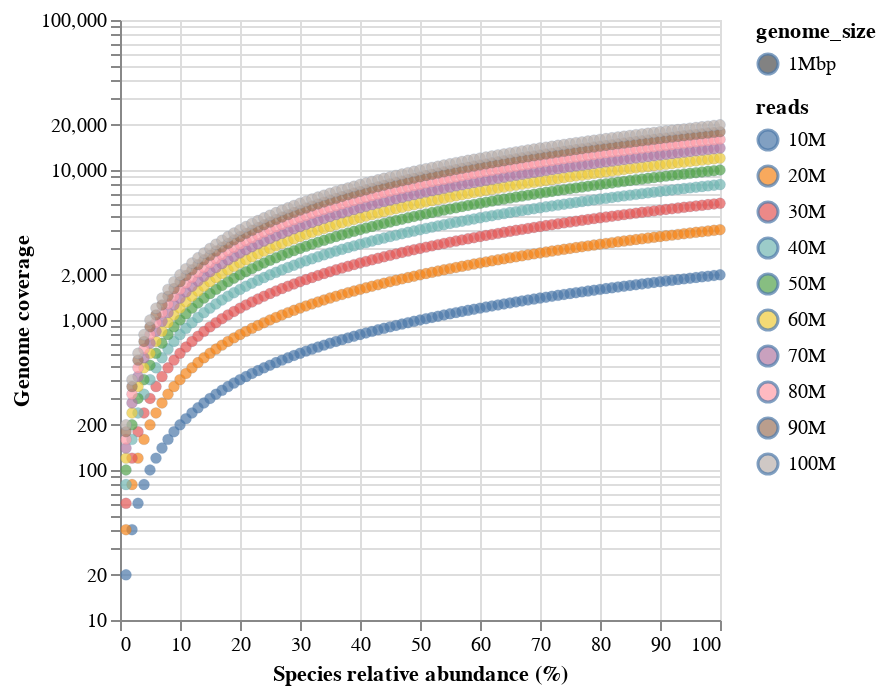

The code cell stored with this chart in its notebook:
### Code cell
# Same plot but with radio buttons for genome size for increased visibility
plotdata = create_plotdata()

genome_size_options = list(plotdata.genome_size.unique())
genome_size_labels = [option + ' ' for option in genome_size_options]

# Create radio button bindings
genome_size_radio_buttons = alt.binding_radio(
    # Add the empty selection which shows all when clicked
    options=genome_size_options + [None],
    labels=genome_size_labels + ['All'],
    name='Genome size: '
)

# Create a selection filter
genome_size_selection = alt.selection_point(
    fields=['genome_size'],
    value="1Mbp",
    bind=genome_size_radio_buttons,
)

# Plot again and add radio buttons
make_plot(plotdata).add_params(
    genome_size_selection
).transform_filter(
    genome_size_selection
)

### Figure 1 — Vega-Lite specification as saved in the notebook (floating-point values rounded to 4 significant figures; data arrays with more than 128 entries replaced by an {"elided": "..."} marker saying what was removed)
{"config": {"view": {"continuousWidth": 300, "continuousHeight": 300}}, "data": {"name": "data-e35d5f20f77ff89d5cb75ca97e472fb8"}, "mark": {"type": "point", "size": 30, "strokeWidth": 0.1}, "encoding": {"fill": {"field": "reads", "sort": ["10M", "20M", "30M", "40M", "50M", "60M", "70M", "80M", "90M", "100M"], "type": "nominal"}, "shape": {"field": "genome_size", "type": "nominal"}, "tooltip": [{"field": "%", "type": "quantitative"}, {"field": "reads", "type": "nominal"}, {"field": "genome_size", "type": "nominal"}, {"field": "coverage", "type": "quantitative"}], "x": {"field": "%", "title": "Species relative abundance (%)", "type": "quantitative"}, "y": {"field": "coverage", "scale": {"type": "log"}, "title": "Genome coverage", "type": "quantitative"}}, "params": [{"name": "param_1", "select": {"type": "point", "fields": ["genome_size"]}, "bind": {"input": "radio", "options": ["1Mbp", "2Mbp", "3Mbp", "4Mbp", "5Mbp", null], "labels": ["1Mbp ", "2Mbp ", "3Mbp ", "4Mbp ", "5Mbp ", "All"], "name": "Genome size: "}, "value": "1Mbp"}], "transform": [{"filter": {"param": "param_1"}}], "$schema": "https://vega.github.io/schema/vega-lite/v5.20.1.json", "datasets": {"data-e35d5f20f77ff89d5cb75ca97e472fb8": {"elided": "5000 records"}}}
